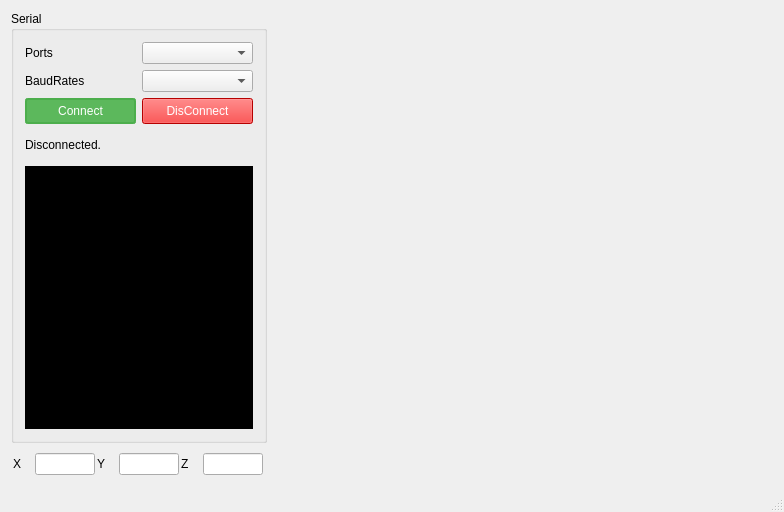
<?xml version="1.0" encoding="UTF-8"?>
<ui version="4.0">
 <class>MainWindow</class>
 <widget class="QMainWindow" name="MainWindow">
  <property name="geometry">
   <rect>
    <x>0</x>
    <y>0</y>
    <width>784</width>
    <height>512</height>
   </rect>
  </property>
  <property name="minimumSize">
   <size>
    <width>0</width>
    <height>0</height>
   </size>
  </property>
  <property name="windowTitle">
   <string>MainWindow</string>
  </property>
  <widget class="QWidget" name="centralWidget">
   <layout class="QGridLayout" name="gridLayout_2">
    <item row="0" column="0">
     <layout class="QHBoxLayout" name="horizontalLayout_5">
      <item>
       <layout class="QVBoxLayout" name="verticalLayout">
        <item>
         <widget class="QGroupBox" name="groupBox">
          <property name="title">
           <string>Serial</string>
          </property>
          <layout class="QGridLayout" name="gridLayout">
           <item row="0" column="0">
            <layout class="QHBoxLayout" name="horizontalLayout_2">
             <item>
              <widget class="QLabel" name="label_4">
               <property name="minimumSize">
                <size>
                 <width>55</width>
                 <height>0</height>
                </size>
               </property>
               <property name="text">
                <string>Ports</string>
               </property>
              </widget>
             </item>
             <item>
              <widget class="QComboBox" name="ports_comboBox">
               <property name="minimumSize">
                <size>
                 <width>100</width>
                 <height>0</height>
                </size>
               </property>
              </widget>
             </item>
            </layout>
           </item>
           <item row="1" column="0">
            <layout class="QHBoxLayout" name="horizontalLayout_3">
             <item>
              <widget class="QLabel" name="label_5">
               <property name="minimumSize">
                <size>
                 <width>55</width>
                 <height>0</height>
                </size>
               </property>
               <property name="text">
                <string>BaudRates</string>
               </property>
              </widget>
             </item>
             <item>
              <widget class="QComboBox" name="baudRate_comboBox">
               <property name="minimumSize">
                <size>
                 <width>100</width>
                 <height>0</height>
                </size>
               </property>
              </widget>
             </item>
            </layout>
           </item>
           <item row="2" column="0">
            <layout class="QHBoxLayout" name="horizontalLayout_4">
             <item>
              <widget class="QPushButton" name="connectButton">
               <property name="minimumSize">
                <size>
                 <width>94</width>
                 <height>26</height>
                </size>
               </property>
               <property name="styleSheet">
                <string notr="true">
QPushButton{
color : white;
background-color: #5cb85c;
border: 2px solid #4cae4c;
border-radius: 3px;
padding: 5px;
min-width: 80px;
}

QPushButton:hover {
background-color: #47a447;
border: 2px solid #398439;
}

QPushButton:pressed {
border: 3px solid #398439;
}</string>
               </property>
               <property name="text">
                <string>Connect</string>
               </property>
               <property name="default">
                <bool>false</bool>
               </property>
               <property name="flat">
                <bool>false</bool>
               </property>
              </widget>
             </item>
             <item>
              <widget class="QPushButton" name="stopButton">
               <property name="minimumSize">
                <size>
                 <width>94</width>
                 <height>26</height>
                </size>
               </property>
               <property name="styleSheet">
                <string notr="true">background-color: rgb(255, 0, 0);
color: rgb(255, 255, 255);</string>
               </property>
               <property name="text">
                <string>DisConnect</string>
               </property>
              </widget>
             </item>
            </layout>
           </item>
           <item row="3" column="0">
            <widget class="QLabel" name="label_StatusConnect">
             <property name="minimumSize">
              <size>
               <width>0</width>
               <height>30</height>
              </size>
             </property>
             <property name="text">
              <string>Disconnected.</string>
             </property>
            </widget>
           </item>
           <item row="4" column="0">
            <widget class="QPlainTextEdit" name="plainTextEdit">
             <property name="minimumSize">
              <size>
               <width>0</width>
               <height>150</height>
              </size>
             </property>
             <property name="styleSheet">
              <string notr="true">font-size: 13px;    
color: rgb(0, 170, 0);
background-color: black;</string>
             </property>
             <property name="backgroundVisible">
              <bool>false</bool>
             </property>
            </widget>
           </item>
          </layout>
         </widget>
        </item>
        <item>
         <layout class="QHBoxLayout" name="horizontalLayout">
          <property name="spacing">
           <number>0</number>
          </property>
          <item>
           <widget class="QLabel" name="label">
            <property name="minimumSize">
             <size>
              <width>0</width>
              <height>30</height>
             </size>
            </property>
            <property name="maximumSize">
             <size>
              <width>20</width>
              <height>16777215</height>
             </size>
            </property>
            <property name="text">
             <string>X</string>
            </property>
           </widget>
          </item>
          <item>
           <widget class="QLineEdit" name="x_axis">
            <property name="maximumSize">
             <size>
              <width>60</width>
              <height>16777215</height>
             </size>
            </property>
           </widget>
          </item>
          <item>
           <widget class="QLabel" name="label_2">
            <property name="minimumSize">
             <size>
              <width>0</width>
              <height>30</height>
             </size>
            </property>
            <property name="maximumSize">
             <size>
              <width>20</width>
              <height>16777215</height>
             </size>
            </property>
            <property name="text">
             <string>Y</string>
            </property>
           </widget>
          </item>
          <item>
           <widget class="QLineEdit" name="y_axis">
            <property name="maximumSize">
             <size>
              <width>60</width>
              <height>16777215</height>
             </size>
            </property>
           </widget>
          </item>
          <item>
           <widget class="QLabel" name="label_3">
            <property name="minimumSize">
             <size>
              <width>20</width>
              <height>30</height>
             </size>
            </property>
            <property name="maximumSize">
             <size>
              <width>20</width>
              <height>16777215</height>
             </size>
            </property>
            <property name="text">
             <string>Z</string>
            </property>
           </widget>
          </item>
          <item>
           <widget class="QLineEdit" name="z_axis">
            <property name="maximumSize">
             <size>
              <width>60</width>
              <height>16777215</height>
             </size>
            </property>
           </widget>
          </item>
         </layout>
        </item>
       </layout>
      </item>
      <item>
       <widget class="OpenglWidget" name="GlOpenWin" native="true">
        <property name="minimumSize">
         <size>
          <width>500</width>
          <height>400</height>
         </size>
        </property>
        <zorder></zorder>
       </widget>
      </item>
     </layout>
    </item>
   </layout>
  </widget>
  <widget class="QMenuBar" name="menuBar">
   <property name="geometry">
    <rect>
     <x>0</x>
     <y>0</y>
     <width>784</width>
     <height>23</height>
    </rect>
   </property>
  </widget>
  <widget class="QStatusBar" name="statusBar"/>
 </widget>
 <layoutdefault spacing="6" margin="11"/>
 <customwidgets>
  <customwidget>
   <class>OpenglWidget</class>
   <extends>QWidget</extends>
   <header>openglwidget.h</header>
   <container>1</container>
  </customwidget>
 </customwidgets>
 <resources/>
 <connections/>
</ui>
